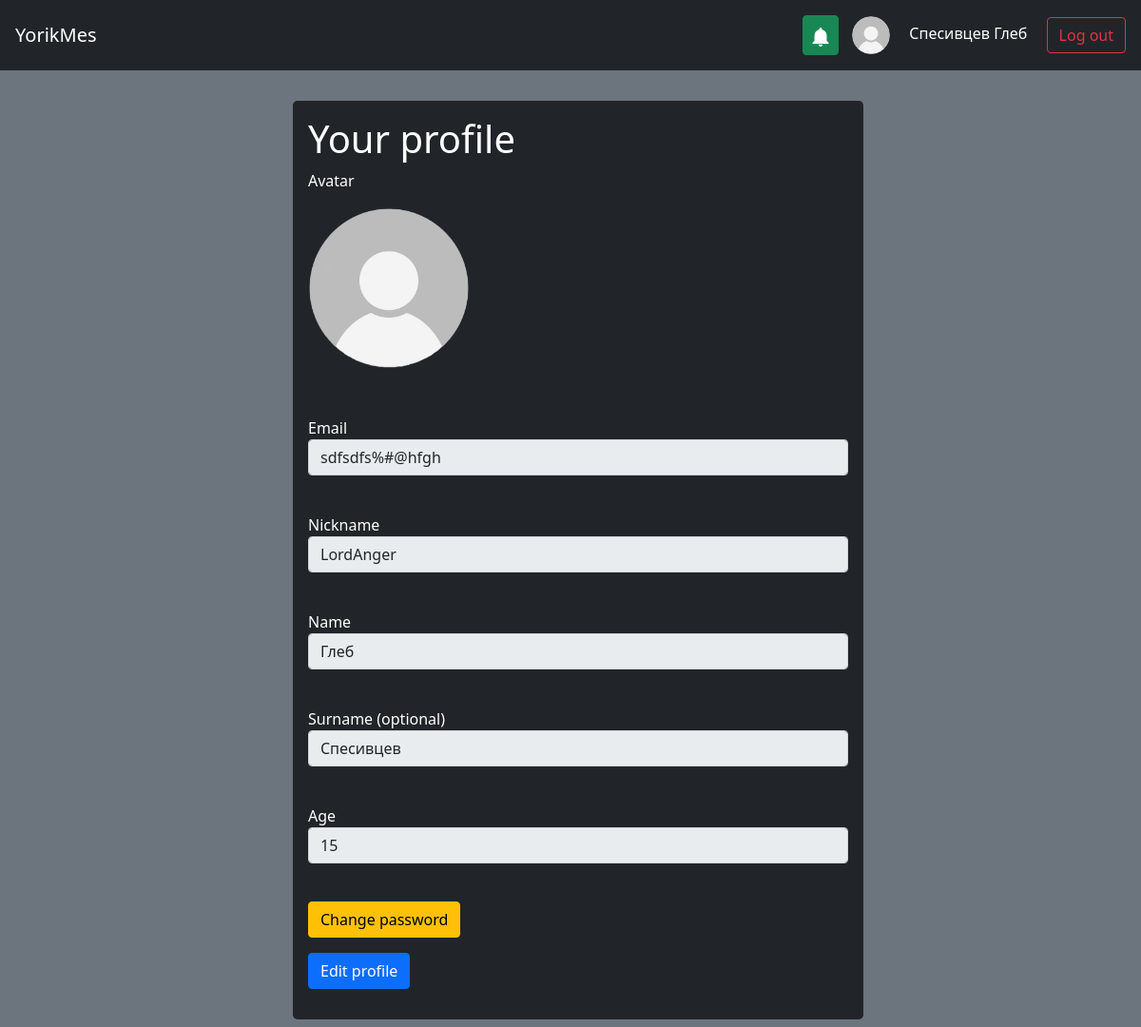
/profile (signed in), run on the app's committed database.
### db_scripts/data/users.py (models this page shows, shortened)
class User(SqlAlchemyBase, UserMixin, SerializerMixin):
    __tablename__ = 'users'
    id = sqlalchemy.Column(sqlalchemy.Integer,
                           primary_key=True, autoincrement=True)
    email = sqlalchemy.Column(sqlalchemy.String,
                              index=True, unique=True, nullable=True)
    nickname = sqlalchemy.Column(sqlalchemy.String, nullable=True)
    surname = sqlalchemy.Column(sqlalchemy.String, nullable=True)
    name = sqlalchemy.Column(sqlalchemy.String, nullable=True)
    age = sqlalchemy.Column(sqlalchemy.Integer, nullable=True)
    hashed_password = sqlalchemy.Column(sqlalchemy.String, nullable=True)
    modified_date = sqlalchemy.Column(sqlalchemy.DateTime,
                                      default=datetime.datetime.now)
    contacts = orm.relationship("Chat", back_populates='user')
    avatar = orm.relationship("Avatar", back_populates='user')

### main.py (the view)
@app.route("/profile", methods=["GET", "POST"])
def profile():
    edit = request.args.get("edit", type=bool, default=False)
    if current_user.is_authenticated:
        db_sess = db_session.create_session()
        form = EditProfileForm()
        form.email.data = current_user.email
        avatar = db_sess.query(Avatar).filter(Avatar.user_id == current_user.id).first()
        if form.validate_on_submit():
            if form.avatar.data:
                image = Image.open(io.BytesIO(form.avatar.data.read()))
                image = image.resize((532, 532))
                if avatar:
                    try:
                        diff = ImageChops.difference(Image.open(f"./src/img/avatars/#{avatar.id}.png"), image).getbbox()
                    except ValueError:
                        diff = True
                else:
                    diff = True
                try:
                    difft = ImageChops.difference(Image.open(f"./src/img/user-profile-icon.png"), image).getbbox()
                except ValueError:
                    difft = True
                if diff and difft:
                    if not avatar:
                        avatar = Avatar()
                        avatar.user_id = current_user.id
                        db_sess.add(avatar)
                        db_sess.commit()
                    avatar = db_sess.query(Avatar).filter(Avatar.user_id == current_user.id).first()
                    image.save(f"./src/img/avatars/#{avatar.id}.png")
            temp = ["email", "nickname", "name", "surname", "age"]
            for i in temp:
                if (eval(f"form.{i}.data") != eval(f"current_user.{i}") and not (eval(f"current_user.{i}") is None
                                                                                 and not eval(f"form.{i}.data"))):
                    break
            else:
                return redirect("/profile")
            if "@" in form.nickname.data:
                return render_template("profile.html", title="Profile", edit=edit, form=form,
                                       message='Don\'t use "@" in nickname')
            if len(form.nickname.data) < 5:
                return render_template("profile.html", title="Profile", edit=edit, form=form,
                                       message="Nickname length should be more than 4 characters")
            if len(form.nickname.data) > 15:
                return render_template("profile.html", title="Profile", edit=edit, form=form,
                                       message="Nickname length should be less than 16 characters")
            if db_sess.query(User).filter(User.nickname == form.nickname.data, User.id != current_user.id).first():
                db_sess.close()
                return render_template("profile.html", title="Profile", edit=edit, form=form,
                                       message="User with this nickname already exists")
            user = db_sess.query(User).get(current_user.id)
            user.nickname = form.nickname.data
            user.name = form.name.data
            user.surname = form.surname.data if form.surname.data else None
            user.age = form.age.data
            user.modified_date = datetime.datetime.now()
            db_sess.commit()
            return redirect("/profile")
        else:
            form.nickname.data = current_user.nickname
            form.name.data = current_user.name
            form.surname.data = current_user.surname if current_user.surname else ""
            form.age.data = current_user.age
            return render_template("profile.html", title="Profile", edit=edit, form=form)
    return redirect("/")

### db_scripts/forms/login_form.py
class EditProfileForm(FlaskForm):
    avatar = FileField("Avatar", validators=[FileAllowed(['jpg', 'png'], 'Images only!')])
    email = EmailField('Email', validators=[DataRequired()])
    nickname = StringField('Nickname', validators=[DataRequired()])
    surname = StringField('Surname (optional)')
    name = StringField('Name', validators=[DataRequired()])
    age = IntegerField("Age", validators=[DataRequired()])
    submit = SubmitField('Submit edit')

### db_scripts/db_session.py (called while the page is built)
def create_session() -> Session:
    global __factory
    return __factory()

### main.py (called while the page is built)
def render_template(*args, **kwargs):
    db_sess = db_session.create_session()
    if current_user.is_authenticated:
        avatar = db_sess.query(Avatar).filter(Avatar.user_id == current_user.id).first()
    else:
        avatar = None
    return flask.render_template(*args, **kwargs, avatar=avatar.id if avatar else None)

@login_manager.user_loader
def load_user(user_id):
    db_sess = db_session.create_session()
    return db_sess.query(User).get(user_id)

### templates/profile.html (shortened to what this page needs)
{% extends "base.html" %}
{% block content %}
<div class="bg-dark p-3 rounded-3" style="width: 50vw; transform: translate(50%, 0);"
     xmlns="http://www.w3.org/1999/html">
        {% if edit %}<h1>Edit profile</h1>{% else %}<h1>Your profile</h1>{% endif %}
        <form action="" method="post" enctype="multipart/form-data">
            <p>
                {{ form.avatar.label }}<br>
                <table>
                    <tr>
                        <td>
                            <label for="avatar"><img src="{{ url_for('static', filename='img/user-profile-icon.png'
                                                            if not avatar else 'img/avatars/#' + avatar|string + '.png') }}"
                                                     style="width: 14vw; margin-right: 50%; margin-bottom:10px; aspect-ratio: 1 / 1;"
                                                     id="target" class="rounded rounded-circle"></label>
                        </td>
                    </tr>
                </table>
                                **{'onchange':'showImage()'}) }}<br>
            </p>
            <p>
                {{ form.email.label }}<br>
                {{ form.email(class="form-control", type="email", disabled=True, readonly=True) }}<br>
            </p>
            <p>
                {{ form.nickname.label }}<br>
                {{ form.nickname(class="form-control", disabled=not edit, readonly=not edit) }}<br>
            </p>
            <p>
                {{ form.name.label }}<br>
                {{ form.name(class="form-control", disabled=not edit, readonly=not edit) }}<br>
            </p>
            <p>
                {{ form.surname.label }}<br>
                {{ form.surname(class="form-control", disabled=not edit, readonly=not edit) }}<br>
            </p>
            <p>
                {{ form.age.label }}<br>
                {{ form.age(class="form-control", disabled=not edit, readonly=not edit) }}<br>
            </p>
            {% if edit %}
                <p>
                    <span>{{ form.submit(type="submit", class="btn btn-success") }}</span>
                    <span><a href="/profile" class="btn btn-danger m-2">Cancel</a></span>
                </p>
            {% else %}
                <p><a href="/change_password" class="btn btn-warning">Change password</a></p>
                <p><a href="/profile?edit=true" class="btn btn-primary">Edit profile</a></p>
            {% endif %}
        </form>
    </div>
{% endblock %}

### templates/base.html (shortened to what this page needs)
<!DOCTYPE html>
<html lang="en">
    <head>
        <link rel="stylesheet"
            href="https://cdn.jsdelivr.net/npm/bootstrap@5.0.0-beta1/dist/css/bootstrap.min.css"
>
    </head>
    <nav class="navbar navbar-dark bg-dark p-3">
        <a class="navbar-brand" href="/">YorikMes</a>
        {% if current_user.is_authenticated %}
            <div class="">
                <button class="btn btn-success opener p-2" type="button" aria-controls="modal-example" onclick="window['modal-example'].showModal()" style="margin-right: 10px;">
                    <img src="{{ url_for('static', filename='img/notification-bell.png') }}" width="20" height="20" alt="">
                </button>
                <a href="/profile" style="text-decoration: none;">
                    <img src="{{ url_for('static', filename='img/user-profile-icon.png'
                    if not avatar else 'img/avatars/#' + avatar|string + '.png') }}" width="40" height="40" alt="" class="rounded rounded-circle">
                    <span class="text-white p-3" id="name_label">{% if current_user.surname %}{{ current_user.surname }}{% endif %} {{ current_user.name }}</span>
                </a>
                <a class="btn btn-outline-danger" href="/logout">Log out</a>
            </div>
        {% else %}
            <div class="">
                <a class="btn btn-outline-success" href="/login">Log in</a>
                <a class="btn btn-primary" href="/register">Register</a>
            </div>
        {% endif %}
    </nav>
    <body class="bg-secondary">
        <main role="main" class="p-2 text-white">
            <br>
            <div>{% block content %}{% endblock %}</div>
        </main>
    </body>
</html>

### templates/base.html (style rules this page uses)
#name_label { white-space: nowrap; width: 300px; overflow: hidden; text-overflow: ellipsis; }

### data on the page
User: surname "Спесивцев", name "Глеб", email "sdfsdfs%#@hfgh", nickname "LordAnger", age "15"
